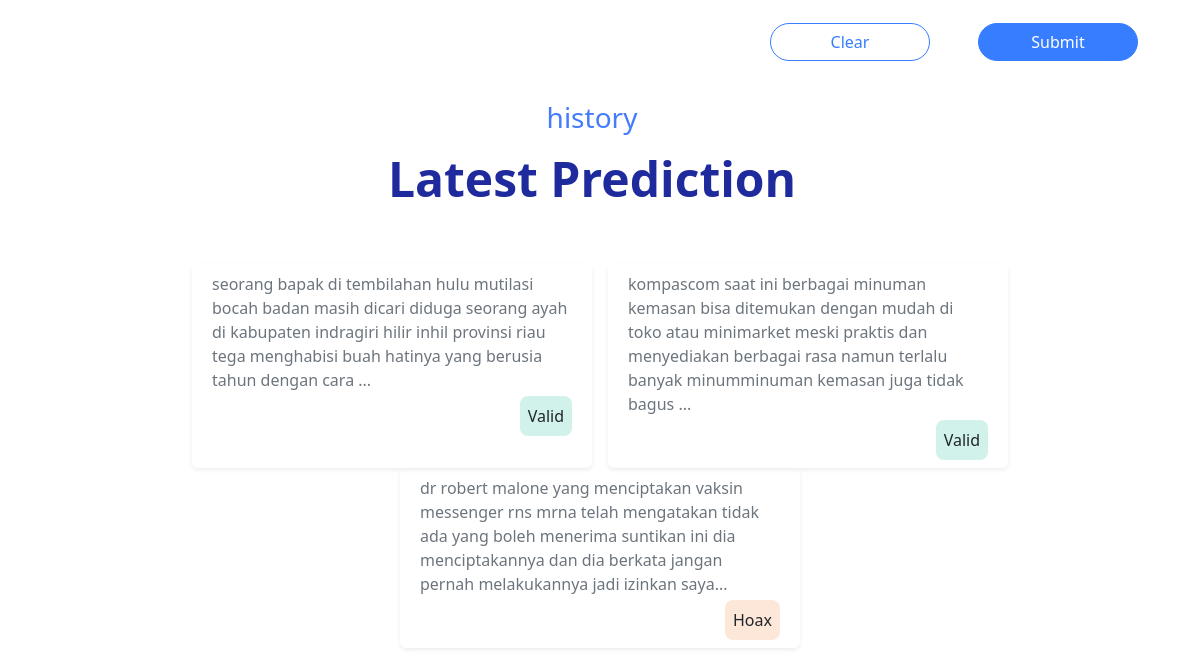
Before: / (lower part) with the older database file.
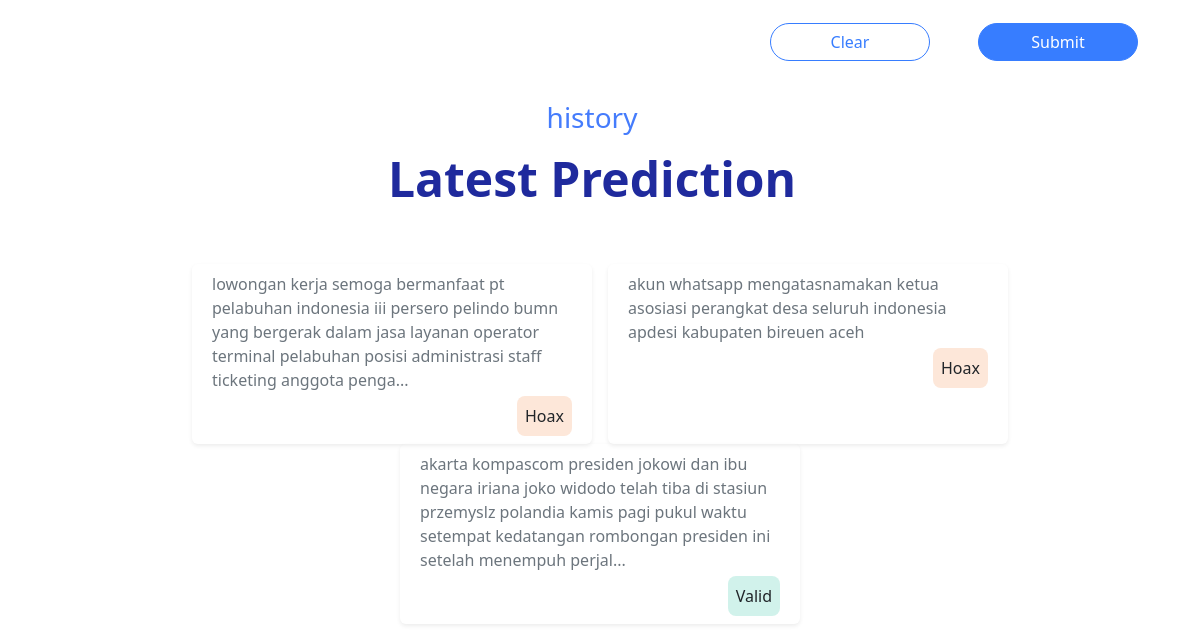
After: the same page with the newer database file.
### tables this page shows
CREATE TABLE history(
id INTEGER PRIMARY KEY AutoIncrement,
teks TEXT NOT NULL,
hasil TEXT NOT NULL);

### app.py (the view)
@app.route("/")
def index():
    history = history_data()
    return render_template("index.html", history=history)

### app.py (called while the page is built)
def history_data():
    conn = sqlite3.connect("sotaken.db")
    history = conn.cursor()
    history.execute("SELECT * FROM history ORDER BY id DESC LIMIT 3;")
    rows = history.fetchall()
    return rows

### templates/index.html (shortened to what this page needs)
<!doctype html>
<html lang="en">
    <head>
        <link href="https://cdn.jsdelivr.net/npm/bootstrap@5.2.0-beta1/dist/css/bootstrap.min.css" rel="stylesheet">
        <link href="static/css/animated.css" rel="stylesheet">
    </head>
    <body>
        <div id="start" class="container p-2 text-center" style="color: #1F2A9D;">
            <form action="{{ url_for('hasil')}}" method="POST">
                <div class="pt-3">
                    <div class="d-flex justify-content-end">
                        <input class="m-4 btn" style="color: #377DFF; width: 20vh; border: 1px solid #377DFF; border-radius: 35px;" type="reset" value="Clear">
                        <button class="m-4 btn text-white" style="width: 20vh; border: 1px solid #377DFF; border-radius: 35px; background: #377DFF;" type="submit">Submit</button>
                    </div>
                </div>
            </form>
        </div>
        <div class="pb-5 container text-center">
            <h3 class="pe-3 pt-2" style="color: #457CFC;">history</h3>
            <h1 class="pe-3 pt-2" style="font-size: 48px; color: #1F2A9D;"><b>Latest Prediction</b></h1>
            <div class="pt-5 pb-2 row d-flex justify-content-center">
                {% for data in history %}
                <div class="rounded mx-2 shadow-sm text-start" style="width:25rem;">
                    <div class="p-2">
                        <div class="text-secondary">
                            {% if data[1]|length > 200 %}
                            <p class="card-text">{{ data[1][:200] }}...</p>
                            {% else %}
                            <p class="card-text">{{ data[1] }}</p>
                            {% endif %}
                        </div>
                        <div class="pt-1 d-flex justify-content-end">
                            {% if data[2] == "Valid" %}
                            <div style="background: rgba(27, 188, 155, 0.2); border-radius: 8px;">
                                <p class="p-2 card-text fixhasil">Valid</p>
                            </div>
                            {% else %}
                            <div style="background: #FDE7D9; border-radius: 8px; max-width: 59px;">
                                <p class="p-2 card-text fixhasil">Hoax</p>
                            </div>
                            {% endif %}
                        </div>
                    </div>
                </div>
                {% endfor %}
            </div>
        </div>
    </body>
</html>

### templates/index.html (style rules this page uses)
.fixhasil { display: flex; flex-direction: row; justify-content: center; align-items: center; }

Changed rows visible on the page:
no longer on this page (row unchanged): history: teks "seorang bapak di tembilahan hulu mutilasi bocah badan masih dicari diduga seorang ayah di kabupaten indragiri hilir inhil provinsi riau tega menghabisi buah hatinya yang berusia tahun dengan cara", hasil "Valid"
no longer on this page (row unchanged): history: teks "kompascom saat ini berbagai minuman kemasan bisa ditemukan dengan mudah di toko atau minimarket meski praktis dan menyediakan berbagai rasa namun terlalu banyak minumminuman kemasan juga tidak bagus", hasil "Valid"
no longer on this page (row unchanged): history: teks "dr robert malone yang menciptakan vaksin messenger rns mrna telah mengatakan tidak ada yang boleh menerima suntikan ini dia menciptakannya dan dia berkata jangan pernah melakukannya jadi izinkan saya", hasil "Hoax"
added history: teks "lowongan kerja semoga bermanfaat pt pelabuhan indonesia iii persero pelindo bumn yang bergerak dalam jasa layanan operator terminal pelabuhan posisi administrasi staff ticketing anggota penga", hasil "Hoax"
added history: teks "akun whatsapp mengatasnamakan ketua asosiasi perangkat desa seluruh indonesia apdesi kabupaten bireuen aceh", hasil "Hoax"
added history: teks "akarta kompascom presiden jokowi dan ibu negara iriana joko widodo telah tiba di stasiun przemyslz polandia kamis pagi pukul waktu setempat kedatangan rombongan presiden ini setelah menempuh perjal", hasil "Valid"
